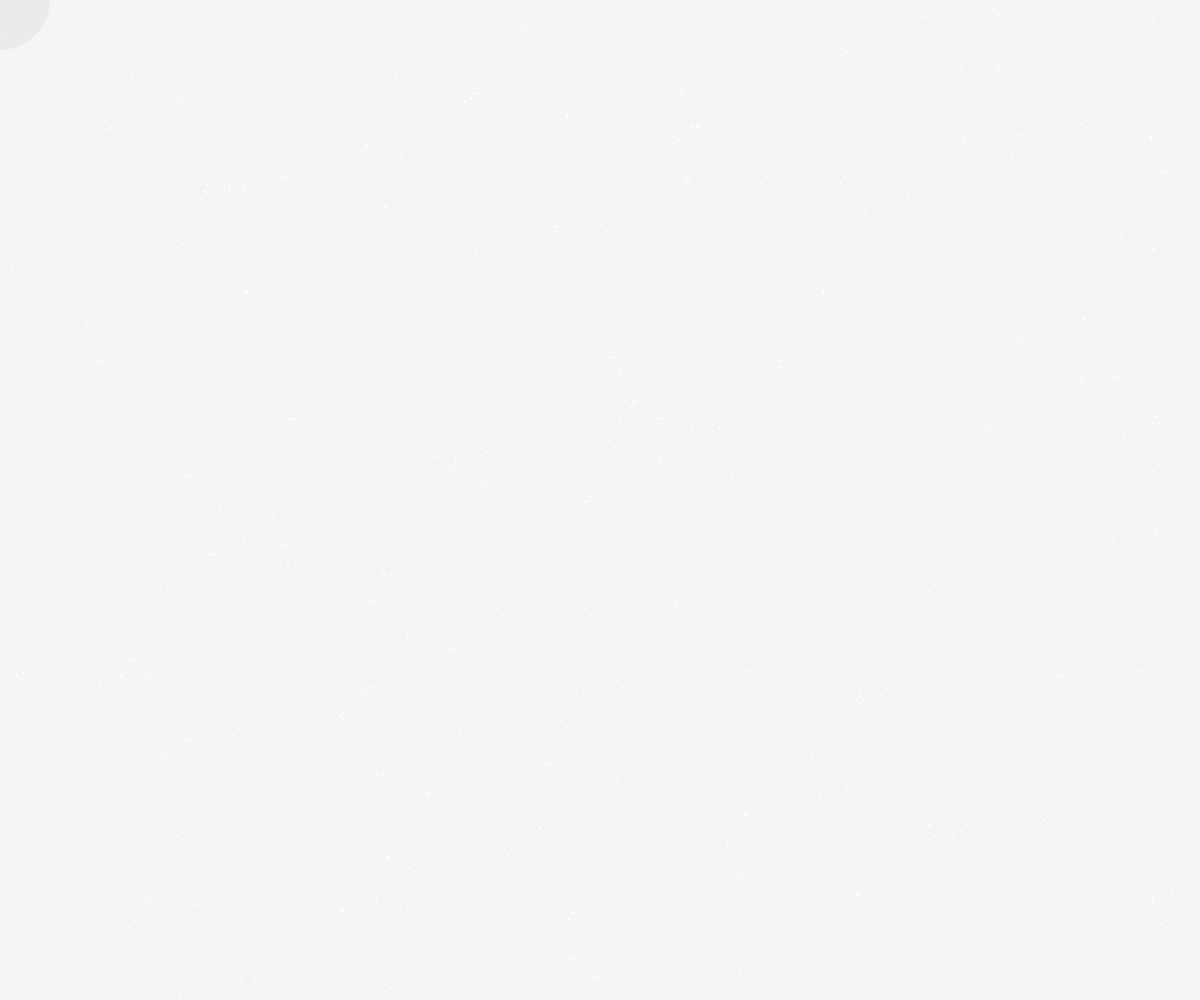
Frame 1 (no input)
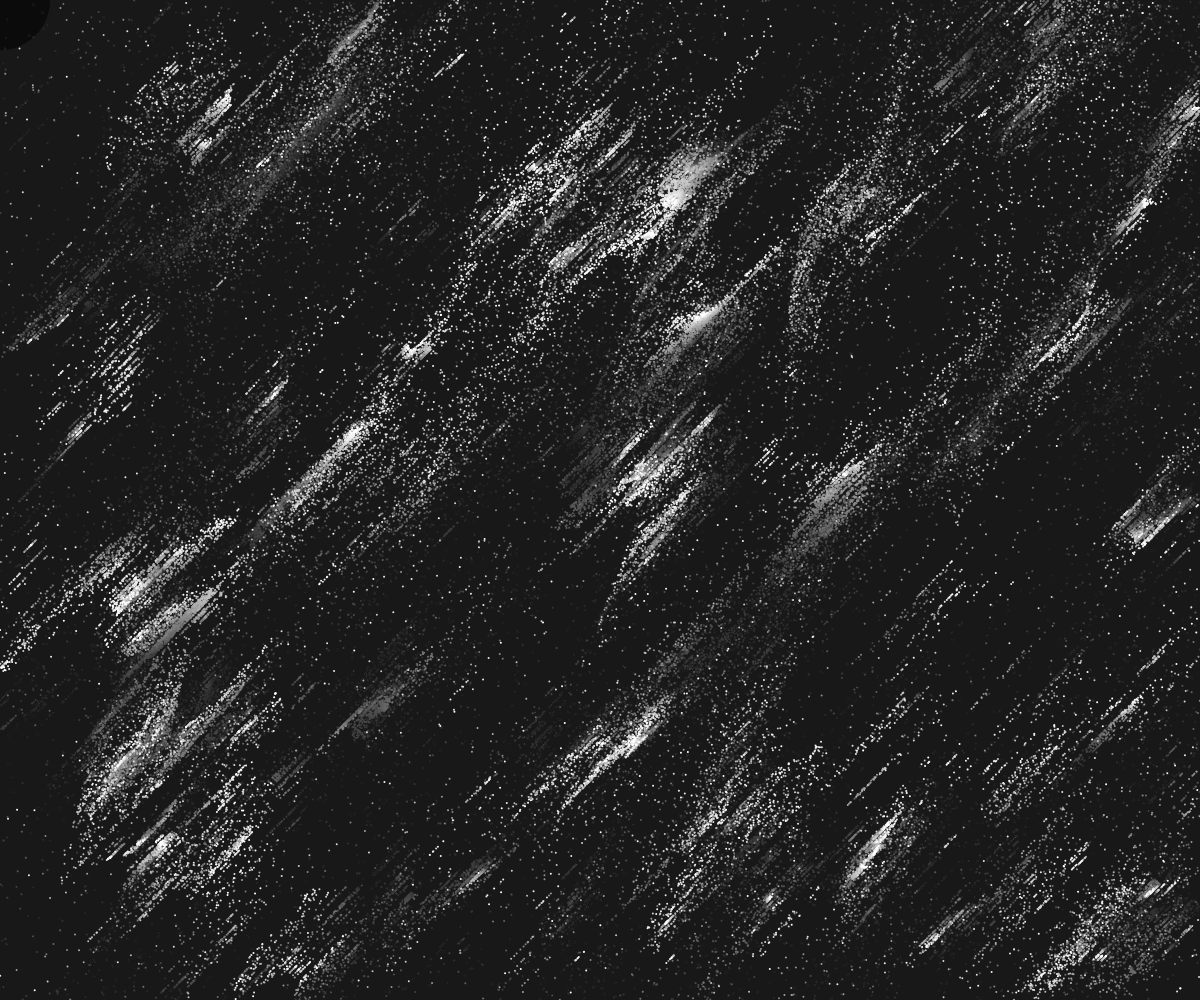
Frame 60 (no input)
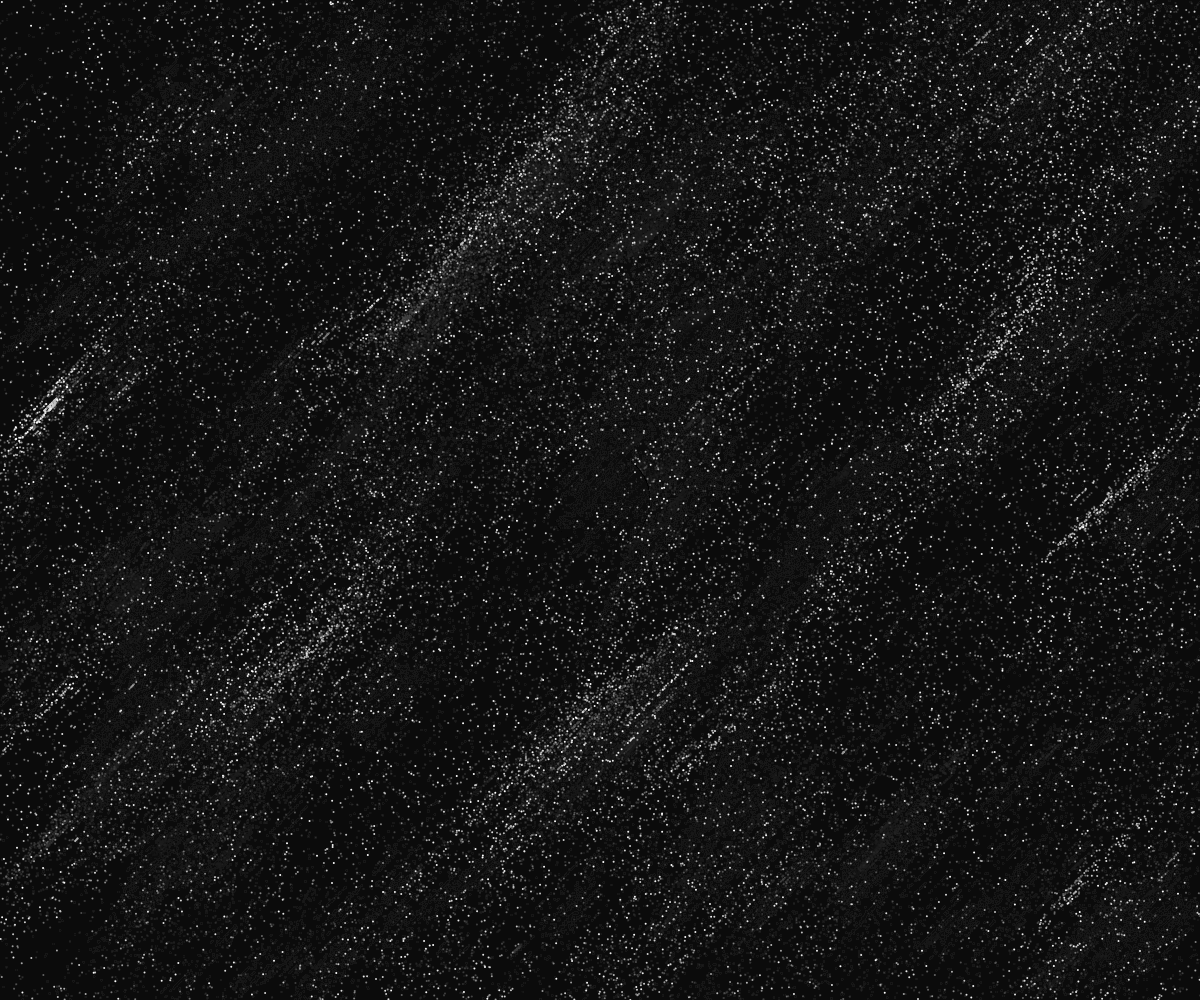
Frame 120 (the mouse pressed at the canvas centre since frame 60)

The p5.js sketch that drew these frames (run headless with seeded random() and noise() and a simulated clock; from frame 60 on, the mouse is pressed at the canvas centre):

// p5.js sketch
// ── sketch.js
// Número total de granos de cafe
var num = 2222;

// Parámetros para el ruido de Perlin
var noiseScale = 100, noiseStrength = 1;

// Array para almacenar las partículas
var particles = [];

// Velocidades predeterminada y alterada de las partículas
var defaultSpeed = 5;
var alteredSpeed = 20;

// Color de fondo
var bgColor;

// Configuración inicial
function setup() {
  createCanvas(windowWidth, windowHeight); // Crea un lienzo que ocupa toda la ventana del navegador
  bgColor = color(0, 10); // Define el color del fondo (negro con baja opacidad)
  noStroke(); // Desactiva los contornos de las figuras
  for (let i = 0; i < num; i++) {
    var loc = createVector(random(width * 1.2), random(height), 2); // Ubicación inicial aleatoria
    var angle = 0; // Cualquier valor para inicializar el ángulo
    var dir = createVector(cos(angle), sin(angle)); // Dirección inicial
    var speed = random(defaultSpeed, map(mouseX, 0, width, defaultSpeed, alteredSpeed)); // Velocidad inicial
    particles[i] = new Particle(loc, dir, speed); // Crea una nueva partícula y la añade al array
  }
}

// Ajusta el tamaño del lienzo cuando se cambia el tamaño de la ventana del navegador
function windowResized() {
  resizeCanvas(windowWidth, windowHeight);
}

// Función de dibujo que se ejecuta en cada fotograma
function draw() {
  fill(bgColor); // Rellena con el color de fondo
  rect(0, 0, width, height); // Dibuja el fondo
  var time = millis() % 6000; // Tiempo total del ciclo en milisegundos (2 segundos por color)
  
  // Actualiza y dibuja cada partícula
  for (let i = 0; i < particles.length; i++) {
    particles[i].setColor(time); // Cambia el color de la partícula según el tiempo
    particles[i].run(); // Ejecuta la lógica de la partícula (movimiento, actualización, etc.)
  }
  
  // Limpia el área alrededor del puntero del mouse
  fill(bgColor); // Utiliza el color de fondo para limpiar el área
  ellipse(mouseX, mouseY, 100, 100); // Dibuja un círculo alrededor del puntero del mouse
}

// Clase para representar una partícula
class Particle {
  constructor(_loc, _dir, _speed) {
    this.loc = _loc; // Ubicación de la partícula
    this.dir = _dir; // Dirección de la partícula
    this.speed = _speed; // Velocidad de la partícula
  }

  // Método para establecer el color de la partícula basado en el tiempo
  setColor(time) {
    let col;
    if (time < 2000) { // Primeros 2 segundos: blanco
      col = color(255, 255, 255);
    } else if (time < 4000) { // Siguientes 2 segundos: de blanco a verde
      let t = map(time, 2000, 4000, 0, 1);
      col = lerpColor(color(255, 255, 255), color(0, 255, 0), t);
    } else { // Últimos 2 segundos: de verde a rojo
      let t = map(time, 4000, 6000, 0, 1);
      col = lerpColor(color(0, 255, 0), color(255, 0, 0), t);
    }
    this.col = col; // Asigna el color calculado a la partícula
  }

  // Método para ejecutar la lógica de la partícula
  run() {
    this.move(); // Mueve la partícula
    this.checkEdges(); // Verifica si la partícula ha salido del lienzo
    this.update(); // Actualiza la apariencia de la partícula
  }

  // Método para mover la partícula
  move() {
    // Utiliza el ruido de Perlin para determinar el ángulo de movimiento
    let angle = noise(this.loc.x / noiseScale, this.loc.y / noiseScale, frameCount / noiseScale) * TWO_PI * noiseStrength;
    this.dir.x = sin(angle);
    this.dir.y = tan(angle);
    var vel = this.dir.copy(); // Copia la dirección de la partícula
    var d = 22; // Cambio de dirección
    vel.mult(this.speed * d); // Multiplica la velocidad por el cambio de dirección
    this.loc.add(vel); // Actualiza la ubicación de la partícula

    // Cambia la velocidad según la posición del mouse
    this.speed = map(mouseX, 0, width, defaultSpeed, alteredSpeed);
  }

  // Método para verificar si la partícula ha salido del lienzo
  checkEdges() {
    if (this.loc.x < 0 || this.loc.x > width || this.loc.y < 0 || this.loc.y > height) {
      this.loc.x = random(width * 10); // Reubica la partícula en una posición aleatoria dentro del lienzo
      this.loc.y = random(height);
    }
  }

  // Método para actualizar la apariencia de la partícula
  update() {
    fill(this.col); // Rellena con el color de la partícula
    ellipse(this.loc.x, this.loc.y, this.loc.z); // Dibuja la partícula como un elipse
  }
}
